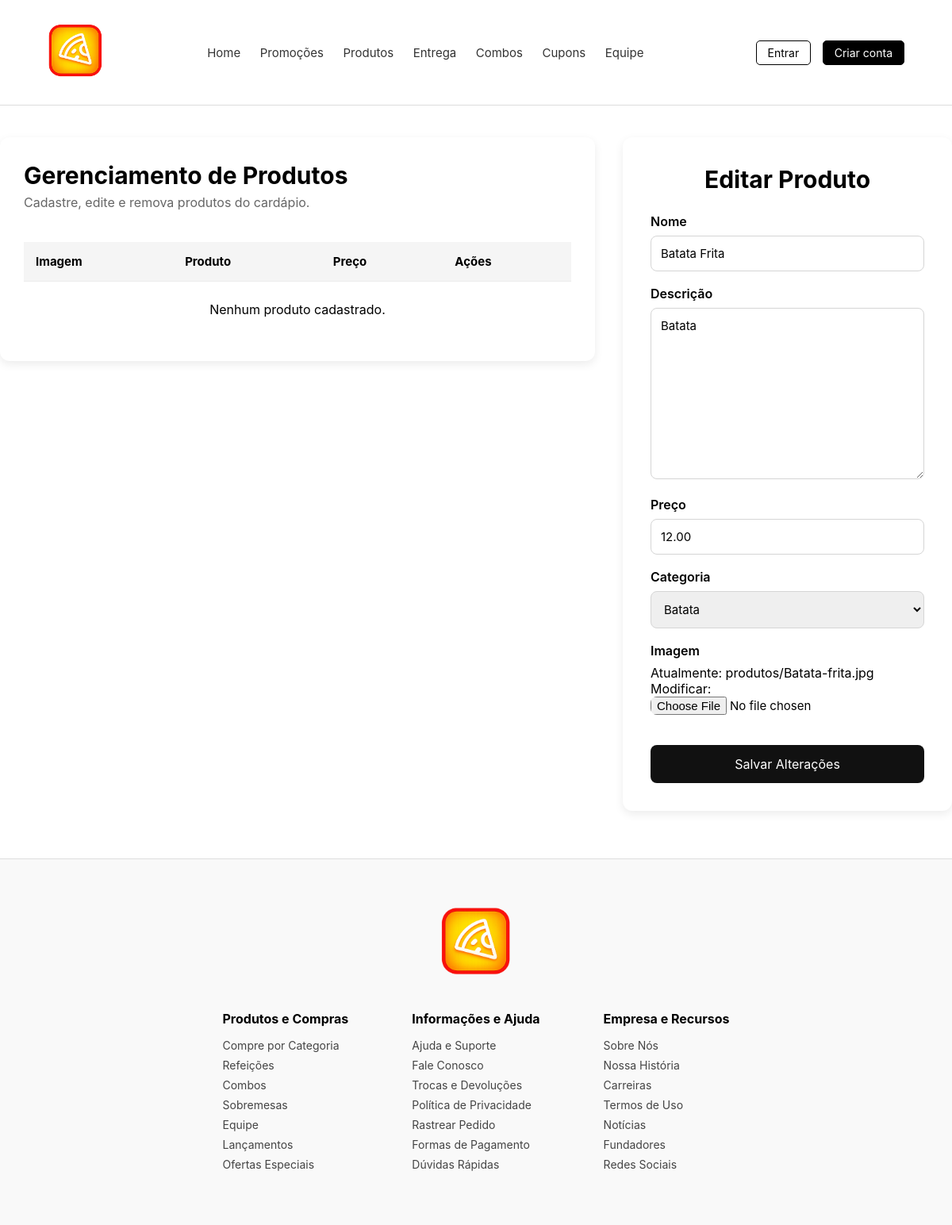
Page /produto_editar/2/ on the committed database.
### core/models.py (models this page shows)
class Produto(models.Model):
    CATEGORIAS = [
        ('Hamburguer', 'Hamburguer'),
        ('Cachorro quente', 'Cachorro quente'),
        ('Pizza', 'Pizza'),
        ('Batata', 'Batata'),
        ('Bebida', 'Bebida'),
        ('Sobremesa', 'Sobremesa'),
        ('Salgado', 'Salgado'),
    ]
    nome = models.CharField(max_length=100)
    descricao = models.TextField()
    preco = models.DecimalField(max_digits=8, decimal_places=2)
    categoria = models.CharField(max_length=30, choices=CATEGORIAS)
    imagem = models.ImageField(upload_to='produtos/')

### core/views.py (the view)
# urls.py: path('produto_editar/<int:id>/', produto_editar, name='produto_editar'),
def produto_editar(request, id):
    produto = get_object_or_404(Produto, id=id)
    if request.method == 'POST':
        form = ProdutoForm(
            request.POST,
            request.FILES,
            instance=produto
        )
        if form.is_valid():
            form.save()
            return redirect('produto_gerenciar')
    else:
        form = ProdutoForm(instance=produto)
    return render(
        request,
        'produto_gerenciar.html',
        {
            'form': form
        }
    )

### core/forms.py
class ProdutoForm(ModelForm):
    class Meta:
        model = Produto
        fields = '__all__'

### core/templates/produto_gerenciar.html (shortened to what this page needs)
{% extends 'base.html' %}
{% load static %}
{% block estilo %}
<link rel="stylesheet" href="{% static 'style/produto_gerenciar.css' %}">
{% endblock %}
{% block conteudo %}
<div class="container-gerenciar">
    <div class="painel">
        <div class="painel-header">
            <h2>Gerenciamento de Produtos</h2>
            <p>Cadastre, edite e remova produtos do cardápio.</p>
            <br>
        </div>
        <table>
            <thead>
                <tr>
                    <th>Imagem</th>
                    <th>Produto</th>
                    <th>Preço</th>
                    <th>Ações</th>
                </tr>
            </thead>
            <tbody>
            {% for produto in produtos %}
                <tr>
                    <td>
                        {% if produto.imagem %}
                            <img src="{{ produto.imagem.url }}" width="75px" alt="{{ produto.nome }}">
                        {% else %}
                            <span>Sem imagem</span>
                        {% endif %}
                    </td>
                    <td>{{ produto.nome }}</td>
                    <td>R$ {{ produto.preco }}</td>
                    <td>
                        <a href="{% url 'produto_editar' produto.id %}">
                            <button type="button" class="btn-editar">
                                Editar
                            </button>
                        </a>
                        <form action="{% url 'produto_remover' produto.id %}" method="POST" style="display:inline;">
                            {% csrf_token %}
                            <button class="btn-excluir" type="submit">Excluir</button>
                        </form>
                    </td>
                </tr>
            {% empty %}
                <tr>
                    <td colspan="4" style="text-align:center; padding:25px;">
                        Nenhum produto cadastrado.
                    </td>
                </tr>
            {% endfor %}
            </tbody>
        </table>
    </div>
    <div class="cadastro">
        <h2>
            {% if form.instance.pk %}
                Editar Produto
            {% else %}
                Cadastrar Produto
            {% endif %}
        </h2>
        <form method="POST" enctype="multipart/form-data">
            <div class="campo">
                <label for="{{ form.nome.id_for_label }}">Nome</label>
                {{ form.nome }}
            </div>
            <div class="campo">
                <label for="{{ form.descricao.id_for_label }}">Descrição</label>
                {{ form.descricao }}
            </div>
            <div class="campo">
                <label for="{{ form.preco.id_for_label }}">Preço</label>
                {{ form.preco }}
            </div>
            <div class="campo">
                <label for="{{ form.categoria.id_for_label }}">Categoria</label>
                {{ form.categoria }}
            </div>
            <div class="campo">
                <label for="{{ form.imagem.id_for_label }}">Imagem</label>
                {{ form.imagem }}
            </div>
            <button class="btn-salvar" type="submit">
                {% if form.instance.pk %}
                    Salvar Alterações
                {% else %}
                    Cadastrar Produto
                {% endif %}
            </button>
        </form>
    </div>
</div>
{% endblock %}

### static/style/index.css (style rules this page uses)
* { margin: 0; padding: 0; box-sizing: border-box; font-family: 'Inter', sans-serif; }
body { color: #000; background-color: #ffffff; overflow-x: hidden; }
a { color: inherit; text-decoration: none; }

### static/style/produto_gerenciar.css (style rules this page uses)
.container-gerenciar { width: 1200px; margin: 40px auto; display: flex; justify-content: space-between; align-items: flex-start; gap: 35px; }
.painel { background: #fff; border-radius: 12px; box-shadow: 0 4px 12px rgba(0,0,0,.08); padding: 30px; flex: 2; width: 70%; }
.painel-header { margin-bottom: 20px; }
.painel-header h2 { font-size: 30px; margin-bottom: 6px; }
.painel-header p { color: #666; }
table { width: 100%; border-collapse: collapse; }
thead { background: #f5f5f5; }
th { padding: 15px; text-align: left; font-size: 15px; }
td { padding: 15px; border-top: 1px solid #ececec; vertical-align: middle; }
.cadastro { background:#fff; border-radius:12px; box-shadow:0 4px 12px rgba(0,0,0,.08); padding:35px; flex: 1; width: 200px; position: sticky; top: 30px; }
.cadastro h2 { text-align:center; margin-bottom:25px; font-size:30px; }
.cadastro form { display:flex; flex-direction:column; }
.campo { margin-bottom:18px; }
.campo label { display:block; font-weight:600; margin-bottom:8px; }
.cadastro input, .cadastro textarea, .cadastro select { width:100%; padding:12px; border:1px solid #d5d5d5; border-radius:8px; font-size:15px; transition:.3s; }
.cadastro textarea { min-height:120px; resize:vertical; }
.cadastro input[type=file] { border:none; padding:0; }
.btn-salvar { margin-top:20px; padding:14px; background:#111; color:#fff; border:none; border-radius:8px; cursor:pointer; font-size:16px; transition:.3s; }

### rows in the picture
Produto: nome "Batata Frita", descricao "Batata", preco "12.00", categoria "Batata"
